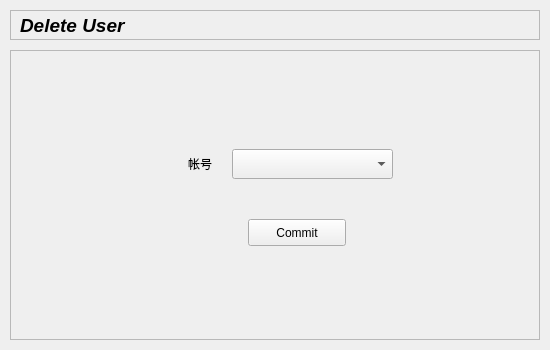
<?xml version="1.0" encoding="UTF-8"?>
<ui version="4.0">
 <class>DeleteUser</class>
 <widget class="QWidget" name="DeleteUser">
  <property name="geometry">
   <rect>
    <x>0</x>
    <y>0</y>
    <width>550</width>
    <height>350</height>
   </rect>
  </property>
  <property name="windowTitle">
   <string>DeleteUser</string>
  </property>
  <property name="autoFillBackground">
   <bool>true</bool>
  </property>
  <widget class="QFrame" name="DelTopframe">
   <property name="geometry">
    <rect>
     <x>10</x>
     <y>10</y>
     <width>530</width>
     <height>30</height>
    </rect>
   </property>
   <property name="frameShape">
    <enum>QFrame::StyledPanel</enum>
   </property>
   <property name="frameShadow">
    <enum>QFrame::Raised</enum>
   </property>
   <widget class="QLabel" name="DelToplabel">
    <property name="geometry">
     <rect>
      <x>10</x>
      <y>0</y>
      <width>221</width>
      <height>31</height>
     </rect>
    </property>
    <property name="font">
     <font>
      <pointsize>14</pointsize>
      <weight>75</weight>
      <italic>true</italic>
      <bold>true</bold>
      <underline>false</underline>
      <strikeout>false</strikeout>
     </font>
    </property>
    <property name="mouseTracking">
     <bool>false</bool>
    </property>
    <property name="acceptDrops">
     <bool>false</bool>
    </property>
    <property name="text">
     <string>Delete User </string>
    </property>
   </widget>
  </widget>
  <widget class="QFrame" name="DelMainframe">
   <property name="geometry">
    <rect>
     <x>10</x>
     <y>50</y>
     <width>530</width>
     <height>290</height>
    </rect>
   </property>
   <property name="frameShape">
    <enum>QFrame::StyledPanel</enum>
   </property>
   <property name="frameShadow">
    <enum>QFrame::Raised</enum>
   </property>
   <widget class="QWidget" name="gridLayoutWidget">
    <property name="geometry">
     <rect>
      <x>0</x>
      <y>0</y>
      <width>572</width>
      <height>291</height>
     </rect>
    </property>
    <layout class="QGridLayout" name="gridLayout">
     <item row="0" column="0">
      <spacer name="verticalSpacer">
       <property name="orientation">
        <enum>Qt::Vertical</enum>
       </property>
       <property name="sizeHint" stdset="0">
        <size>
         <width>20</width>
         <height>40</height>
        </size>
       </property>
      </spacer>
     </item>
     <item row="2" column="0">
      <spacer name="verticalSpacer_2">
       <property name="orientation">
        <enum>Qt::Vertical</enum>
       </property>
       <property name="sizeHint" stdset="0">
        <size>
         <width>20</width>
         <height>40</height>
        </size>
       </property>
      </spacer>
     </item>
     <item row="1" column="0">
      <spacer name="horizontalSpacer">
       <property name="orientation">
        <enum>Qt::Horizontal</enum>
       </property>
       <property name="sizeHint" stdset="0">
        <size>
         <width>40</width>
         <height>20</height>
        </size>
       </property>
      </spacer>
     </item>
     <item row="1" column="2">
      <spacer name="horizontalSpacer_2">
       <property name="orientation">
        <enum>Qt::Horizontal</enum>
       </property>
       <property name="sizeHint" stdset="0">
        <size>
         <width>40</width>
         <height>20</height>
        </size>
       </property>
      </spacer>
     </item>
     <item row="1" column="1">
      <widget class="QWidget" name="widget" native="true">
       <property name="minimumSize">
        <size>
         <width>250</width>
         <height>100</height>
        </size>
       </property>
       <widget class="QPushButton" name="commitButton">
        <property name="geometry">
         <rect>
          <x>80</x>
          <y>70</y>
          <width>98</width>
          <height>27</height>
         </rect>
        </property>
        <property name="text">
         <string>Commit</string>
        </property>
       </widget>
       <widget class="QLabel" name="UserIdlabel">
        <property name="geometry">
         <rect>
          <x>20</x>
          <y>6</y>
          <width>50</width>
          <height>17</height>
         </rect>
        </property>
        <property name="text">
         <string>帐号</string>
        </property>
       </widget>
       <widget class="QComboBox" name="userComboBox">
        <property name="geometry">
         <rect>
          <x>64</x>
          <y>0</y>
          <width>161</width>
          <height>30</height>
         </rect>
        </property>
       </widget>
       <widget class="QLabel" name="infoLabel">
        <property name="geometry">
         <rect>
          <x>10</x>
          <y>40</y>
          <width>231</width>
          <height>17</height>
         </rect>
        </property>
        <property name="text">
         <string/>
        </property>
       </widget>
      </widget>
     </item>
     <item row="0" column="2">
      <widget class="QWidget" name="widget_2" native="true"/>
     </item>
    </layout>
   </widget>
  </widget>
 </widget>
 <resources/>
 <connections/>
</ui>
